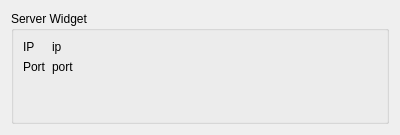
<?xml version="1.0" encoding="UTF-8"?>
<ui version="4.0">
 <class>TcpServerWidget</class>
 <widget class="QWidget" name="TcpServerWidget">
  <property name="geometry">
   <rect>
    <x>0</x>
    <y>0</y>
    <width>400</width>
    <height>135</height>
   </rect>
  </property>
  <property name="windowTitle">
   <string>Form</string>
  </property>
  <property name="accessibleName">
   <string>server_back</string>
  </property>
  <property name="autoFillBackground">
   <bool>false</bool>
  </property>
  <property name="styleSheet">
   <string notr="true"/>
  </property>
  <layout class="QHBoxLayout" name="horizontalLayout">
   <item>
    <widget class="QGroupBox" name="groupBox">
     <property name="title">
      <string>Server Widget</string>
     </property>
     <layout class="QFormLayout" name="formLayout">
      <item row="0" column="0">
       <widget class="QLabel" name="label_2">
        <property name="text">
         <string>IP</string>
        </property>
       </widget>
      </item>
      <item row="0" column="1">
       <widget class="QLabel" name="ip_label">
        <property name="text">
         <string>ip</string>
        </property>
       </widget>
      </item>
      <item row="1" column="0">
       <widget class="QLabel" name="label_3">
        <property name="text">
         <string>Port</string>
        </property>
       </widget>
      </item>
      <item row="1" column="1">
       <widget class="QLabel" name="port_label">
        <property name="text">
         <string>port</string>
        </property>
       </widget>
      </item>
     </layout>
    </widget>
   </item>
  </layout>
 </widget>
 <resources/>
 <connections/>
</ui>
